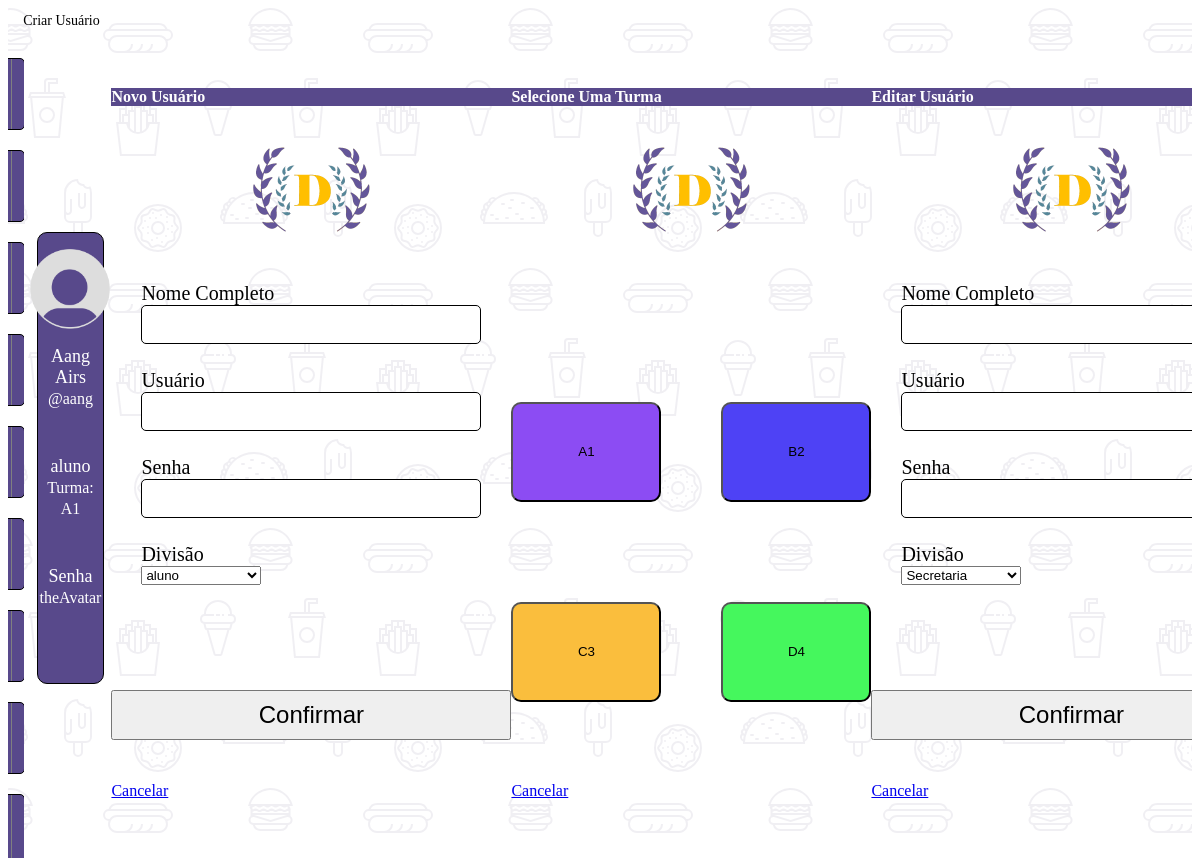
Before: /secretaria/secretaria-listagem.php with the older database file.
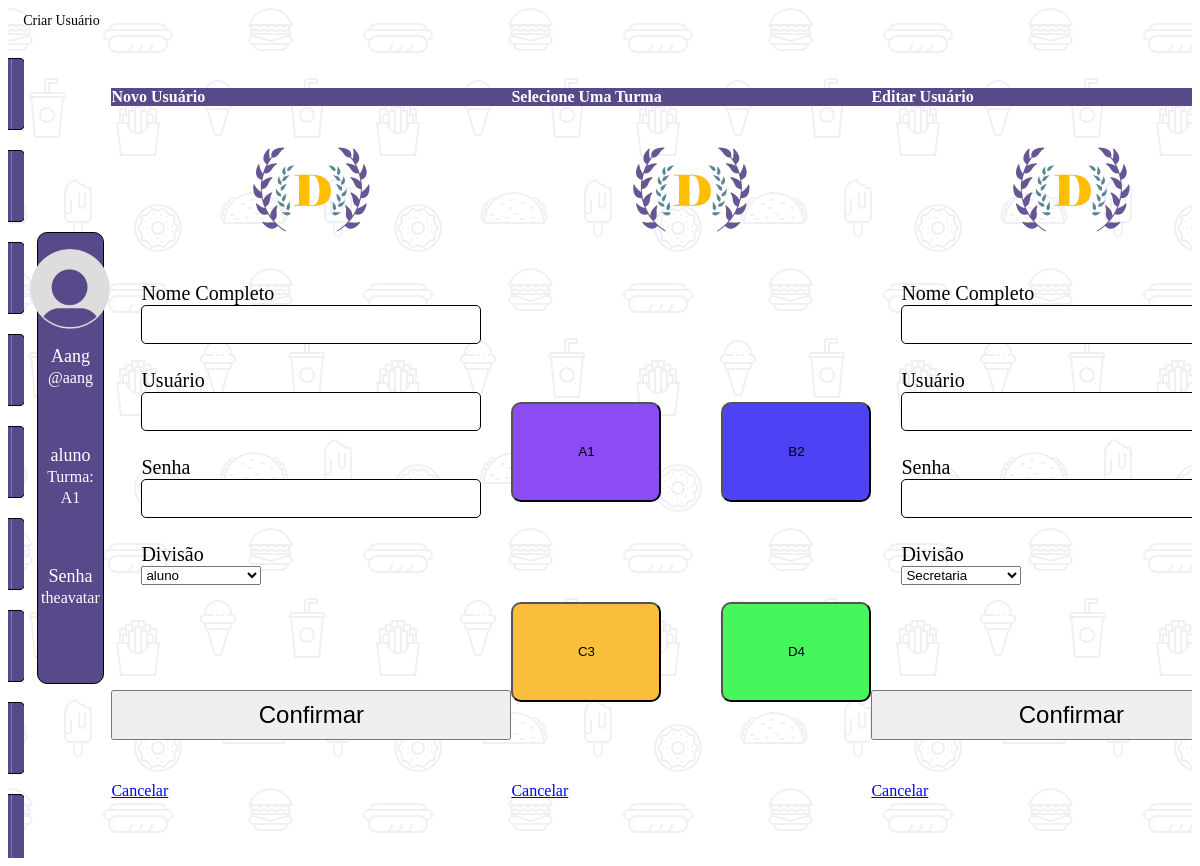
After: the same page with the newer database file.
### tables this page shows
CREATE TABLE `tb_usuarios` (
  `usuario` varchar(30) NOT NULL,
  `senha` varchar(30) NOT NULL,
  `divisao` varchar(10) NOT NULL,
  `nome` varchar(60) NOT NULL
);

### secretaria/secretaria-listagem.php (the view, shortened to what the changed rows need)
<?php
  include "../database.php";
  if(isset($_GET['filter']) != '')
  {
    if ($_SESSION['filter'] == "usuario")
    {
      $_SESSION['filter'] = "nome";
      $filter = $_SESSION['filter'];
      header("Location: secretaria.php?pagina=secretaria-listagem");
    }
    else
    {
      $_SESSION['filter'] = "usuario";
      $filter = $_SESSION['filter'];
      header("Location: secretaria.php?pagina=secretaria-listagem");
    }
  }
  else
  {
    $filter = $_SESSION['filter'];
  }
  if(isset($_POST['search-user']) != '')
  {
    $search = "SELECT * FROM tb_usuarios WHERE $filter LIKE '{$_POST['search-user']}%' ORDER BY $filter ASC";
    $search_result = mysqli_query($conn, $search);
    $_SESSION['search-query'] = $_POST['search-user'];
  }
  else
  {
    if ($_SESSION['search-query'] == '')
    {
      $search = "SELECT * FROM tb_usuarios ORDER BY $filter ASC";
      $search_result = mysqli_query($conn, $search);
    }
    else
    {
      $search = "SELECT * FROM tb_usuarios WHERE $filter LIKE '{$_SESSION['search-query']}%' ORDER BY $filter ASC";
      $search_result = mysqli_query($conn, $search);
    }
  }
?>
<!DOCTYPE html>
<html lang="en">
<head>
  <link rel="stylesheet" href="styles/listagem.css">
</head>
<main>
  <div class="main-div">
    <div class="bottomside-div">
        <?php
          if (mysqli_num_rows($search_result) > 0)
          {
            while ($row = mysqli_fetch_assoc($search_result))
            {
              if ($row["divisao"] == "aluno")
              {
                $funcao_sql = "SELECT * FROM tb_aluno WHERE usuario = '{$row["usuario"]}'";
                $funcao_result = mysqli_query($conn, $funcao_sql);
                $funcao_row = mysqli_fetch_assoc($funcao_result);
                $string = "Turma: {$funcao_row["turma"]}";
              }
              else if ($row["divisao"] == "professor")
              {
                $funcao_sql = "SELECT * FROM tb_professor WHERE usuario = '{$row["usuario"]}'";
                $funcao_result = mysqli_query($conn, $funcao_sql);
                $funcao_row = mysqli_fetch_assoc($funcao_result);
                $string = "Especialização: {$funcao_row["especializacao"]}";
              }
              else
              {
                $funcao_sql = "SELECT * FROM tb_secretaria WHERE usuario = '{$row["usuario"]}'";
                $funcao_result = mysqli_query($conn, $funcao_sql);
                $funcao_row = mysqli_fetch_assoc($funcao_result);
                $string = "Cargo: {$funcao_row["cargo"]}";
              }
              if (isset($_GET['shard_card']) != '') {
                $shard_card = $_GET['shard_card'];
                $_SESSION['shard-card'] = $shard_card;
              }
              else {
                if (!$shard_card)
                {
                  if ($_SESSION['shard-card'])
                  {
                    $shard_card = $_SESSION['shard-card'];
                  }
                  else
                  {
                    $shard_card = "{$row["usuario"]}";
                  }
                }
              }
            }
          }
        ?>
      <div class="shard-card-div">
        <div class="shard-card">
          <div class="shard-card-info">
            <?php
              $card_usuario = $shard_card;
              $sql = "SELECT * FROM tb_usuarios WHERE usuario LIKE '{$card_usuario}'";
              $result = mysqli_query($conn, $sql);
              if (mysqli_num_rows($result) > 0)
              {
                while($row = mysqli_fetch_assoc($result))
                {
                  $card_nome = $row["nome"];
                  $card_divisao = $row["divisao"];
                  $card_senha = $row["senha"];
                  if ($row["divisao"] == "aluno")
                  {
                    $funcao_sql = "SELECT * FROM tb_aluno WHERE usuario = '{$row["usuario"]}'";
                    $funcao_result = mysqli_query($conn, $funcao_sql);
                    $funcao_row = mysqli_fetch_assoc($funcao_result);
                    $string = "Turma: {$funcao_row["turma"]}";
                  }
                }
              }
            ?>
            <div>
              <p>
              <?php echo "{$card_nome}"; ?>
              </p>
              <p>
                <span>@<?php echo "{$card_usuario}"; ?></span>
              </p>
            </div>
            <div>
              <p>
              <?php echo "{$card_divisao}"; ?>
              </p>
              <p>
                <span><?php echo "{$string}"; ?></span>
              </p>
            </div>
            <div>
              <p>
                <span><?php echo "{$card_senha}"; ?></span>
              </p>
            </div>
          </div>
        </div>
      </div>
    </div>
  </div>
</main>
</html>

Changed rows visible on the page:
changed tb_usuarios "aluno": nome "Aang Airs" → "Aang"; senha "theAvatar" → "theavatar"
